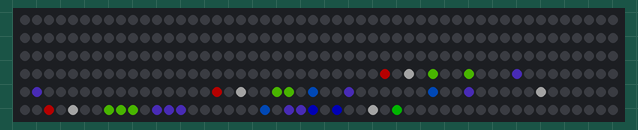
Bench run of a program on a simulated ATmega328P, built with avr-gcc and emulated at 8 MHz. On the bench: 300 RGB LEDs in strip order, left to right, continuing on the next row. Wiring (inferred from the names in the program): WS2812 LEDs: data PB1. Dim RGB values are drawn brighter than linear.

Above: at 0.1 s.
At 7.2 s:
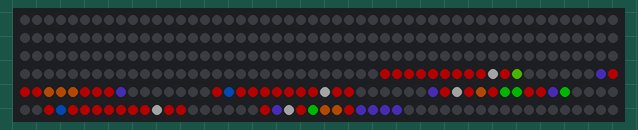
At 11.2 s:
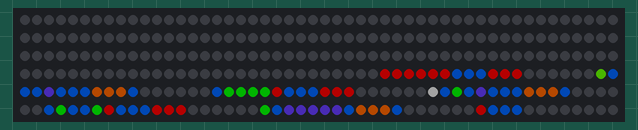
At 15.3 s:
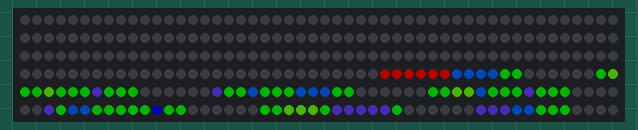
At 26.4 s:
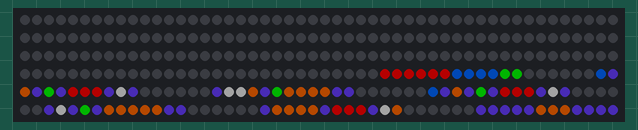
At 38.5 s:
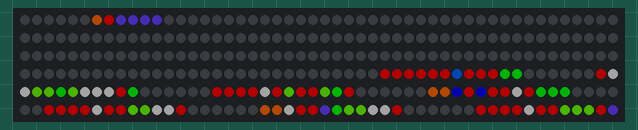

The program:

main.c
```c
/*
 *
 * This example is configured for a Atmega32 at 16MHz
 */

#include <avr/io.h>
#include <avr/interrupt.h>
#include "light_ws2812.h"
#include <util/delay.h>
#include "tetris.h"

// TEST GIT

#define MAXPIX 300
#define COLORLENGTH (MAXPIX/2)
#define FADE (256/COLORLENGTH)
#define row 18
#define column 12
#define brightness 0

struct cRGB colors[8];
struct cRGB led[MAXPIX];

void init()
{
	DDRB|=_BV(ws2812_pin);  // (1 << ws2812_pin)

	clearTable();
	//menu();
	sliding_menu2();
}

void fall()
{

	colors[5].r=000; colors[5].g=150; colors[5].b=255;//light blue (türkis)
	int k;
	for ( k = 0; k < row; k++)
	{
		int i = 209 - 12 * k; // base *
		led[i] = colors[5];
		ws2812_setleds(led,MAXPIX);
		led[i].r = 0;
		led[i].b = 0;
		led[i].g = 0;
		_delay_ms(1000);
	}
}

int main(void)
{
	init();

	colors[5].r=000; colors[5].g=150; colors[5].b=255;//light blue (türkis)

    //Rainbowcolors
    colors[0].r=100 * brightness; colors[0].g=255 * brightness; colors[0].b=000;//yellow
    colors[1].r=255; colors[1].g=255; colors[1].b=255;//green
	colors[5].r=000 * brightness; colors[5].g=150 * brightness; colors[5].b=255 * brightness;//light blue (türkis)
/*
	led[1].r = 33 * brightness;


	matrix[1][3] = colors[0];
	matrix[1][3 + 1] = colors[0];
	/*
	matrix[1][15] = colors[0];
	matrix[1][3 + column] = colors[0];
	*/

	// ERRO matrix[3][0] = brickLib[1].block;
	/*
	for (int i = 0; i < row; i++)
	{
		for (int j = 0; j < column; j++)
		{
			led[i * row + j] = brickLib->block[j][i]; // matrix(x,y), para ser (y,x) trocar i e j de posição
		}
	}*/

/*
	for (int i = 0; i < row; i++)
	{
		for (int j = 0; j < column; j++)
		{
			matrix[j][i] = brickLib[1].pix[i][j];
		}
	}*/

//	fall();


	byte activeBrickPix = activeBrick.pix;

	ws2812_setleds(led,MAXPIX);
	_delay_ms(100);


	/* TEST!!

	matrix[1][-1] = colors[1];
	convert_matrix();

	Verificar se acende após 13--
	*/


	while(1)
    {


	ws2812_setleds(led,MAXPIX);
	_delay_us(ws2812_resettime);
    }
}
```

light_ws2812.c
```c
// (licence header left out)
#include "light_ws2812.h"
#include <avr/interrupt.h>
#include <avr/io.h>
#include <util/delay.h>

// Setleds for standard RGB
void inline ws2812_setleds(struct cRGB *ledarray, uint16_t leds)
{
   ws2812_setleds_pin(ledarray,leds, _BV(ws2812_pin));
}

void inline ws2812_setleds_pin(struct cRGB *ledarray, uint16_t leds, uint8_t pinmask)
{
  ws2812_sendarray_mask((uint8_t*)ledarray,leds+leds+leds,pinmask);
  _delay_us(ws2812_resettime);
}

// Setleds for SK6812RGBW
void inline ws2812_setleds_rgbw(struct cRGBW *ledarray, uint16_t leds)
{
  ws2812_sendarray_mask((uint8_t*)ledarray,leds<<2,_BV(ws2812_pin));
  _delay_us(ws2812_resettime);
}

void ws2812_sendarray(uint8_t *data,uint16_t datlen)
{
  ws2812_sendarray_mask(data,datlen,_BV(ws2812_pin));
}

/*
  This routine writes an array of bytes with RGB values to the Dataout pin
  using the fast 800kHz clockless WS2811/2812 protocol.
*/

// Timing in ns
#define w_zeropulse   350
#define w_onepulse    900
#define w_totalperiod 1250

// Fixed cycles used by the inner loop
#define w_fixedlow    2
#define w_fixedhigh   4
#define w_fixedtotal  8

// Insert NOPs to match the timing, if possible
#define w_zerocycles    (((F_CPU/1000)*w_zeropulse          )/1000000)
#define w_onecycles     (((F_CPU/1000)*w_onepulse    +500000)/1000000)
#define w_totalcycles   (((F_CPU/1000)*w_totalperiod +500000)/1000000)

// w1 - nops between rising edge and falling edge - low
#define w1 (w_zerocycles-w_fixedlow)
// w2   nops between fe low and fe high
#define w2 (w_onecycles-w_fixedhigh-w1)
// w3   nops to complete loop
#define w3 (w_totalcycles-w_fixedtotal-w1-w2)

#if w1>0
  #define w1_nops w1
#else
  #define w1_nops  0
#endif

// The only critical timing parameter is the minimum pulse length of the "0"
// Warn or throw error if this timing can not be met with current F_CPU settings.
#define w_lowtime ((w1_nops+w_fixedlow)*1000000)/(F_CPU/1000)
#if w_lowtime>550
   #error "Light_ws2812: Sorry, the clock speed is too low. Did you set F_CPU correctly?"
#elif w_lowtime>450
   #warning "Light_ws2812: The timing is critical and may only work on WS2812B, not on WS2812(S)."
   #warning "Please consider a higher clockspeed, if possible"
#endif

#if w2>0
#define w2_nops w2
#else
#define w2_nops  0
#endif

#if w3>0
#define w3_nops w3
#else
#define w3_nops  0
#endif

#define w_nop1  "nop      \n\t"
#define w_nop2  "rjmp .+0 \n\t"
#define w_nop4  w_nop2 w_nop2
#define w_nop8  w_nop4 w_nop4
#define w_nop16 w_nop8 w_nop8

void inline ws2812_sendarray_mask(uint8_t *data,uint16_t datlen,uint8_t maskhi)
{
  uint8_t curbyte,ctr,masklo;
  uint8_t sreg_prev;

  ws2812_DDRREG |= maskhi; // Enable output

  masklo	=~maskhi&ws2812_PORTREG;
  maskhi |=        ws2812_PORTREG;

  sreg_prev=SREG;
  cli();

  while (datlen--) {
    curbyte=*data++;

    asm volatile(
    "       ldi   %0,8  \n\t"
    "loop%=:            \n\t"
    "       out   %2,%3 \n\t"    //  '1' [01] '0' [01] - re
#if (w1_nops&1)
w_nop1
#endif
#if (w1_nops&2)
w_nop2
#endif
#if (w1_nops&4)
w_nop4
#endif
#if (w1_nops&8)
w_nop8
#endif
#if (w1_nops&16)
w_nop16
#endif
    "       sbrs  %1,7  \n\t"    //  '1' [03] '0' [02]
    "       out   %2,%4 \n\t"    //  '1' [--] '0' [03] - fe-low
    "       lsl   %1    \n\t"    //  '1' [04] '0' [04]
#if (w2_nops&1)
  w_nop1
#endif
#if (w2_nops&2)
  w_nop2
#endif
#if (w2_nops&4)
  w_nop4
#endif
#if (w2_nops&8)
  w_nop8
#endif
#if (w2_nops&16)
  w_nop16
#endif
    "       out   %2,%4 \n\t"    //  '1' [+1] '0' [+1] - fe-high
#if (w3_nops&1)
w_nop1
#endif
#if (w3_nops&2)
w_nop2
#endif
#if (w3_nops&4)
w_nop4
#endif
#if (w3_nops&8)
w_nop8
#endif
#if (w3_nops&16)
w_nop16
#endif

    "       dec   %0    \n\t"    //  '1' [+2] '0' [+2]
    "       brne  loop%=\n\t"    //  '1' [+3] '0' [+4]
    :	"=&d" (ctr)
    :	"r" (curbyte), "I" (_SFR_IO_ADDR(ws2812_PORTREG)), "r" (maskhi), "r" (masklo)
    );
  }

  SREG=sreg_prev;
}
```

light_ws2812.h
```c
// (licence header left out)
#define F_CPU 8000000
#ifndef LIGHT_WS2812_H_
#define LIGHT_WS2812_H_

#include <avr/io.h>
#include <avr/interrupt.h>
#include "ws2812_config.h"

///////////////////////////////////////////////////////////////////////
// Define Reset time in µs.
//
// This is the time the library spends waiting after writing the data.
//
// WS2813 needs 300 µs reset time
// WS2812 and clones only need 50 µs
//
///////////////////////////////////////////////////////////////////////
#if !defined(ws2812_resettime)
#define ws2812_resettime    300
#endif

///////////////////////////////////////////////////////////////////////
// Define I/O pin
///////////////////////////////////////////////////////////////////////
#if !defined(ws2812_port)
#define ws2812_port B   // Data port
#endif

#if !defined(ws2812_pin)
#define ws2812_pin  2   // Data out pin
#endif

/*
 *  Structure of the LED array
 *
 * cRGB:     RGB  for WS2812S/B/C/D, SK6812, SK6812Mini, SK6812WWA, APA104, APA106
 * cRGBW:    RGBW for SK6812RGBW
 */

typedef struct cRGB  { uint8_t g; uint8_t r; uint8_t b; } cRGB;
struct cRGBW { uint8_t g; uint8_t r; uint8_t b; uint8_t w;};


/* User Interface
 *
 * Input:
 *         ledarray:           An array of GRB data describing the LED colors
 *         number_of_leds:     The number of LEDs to write
 *         pinmask (optional): Bitmask describing the output bin. e.g. _BV(PB0)
 *
 * The functions will perform the following actions:
 *         - Set the data-out pin as output
 *         - Send out the LED data
 *         - Wait 50µs to reset the LEDs
 */

void ws2812_setleds     (struct cRGB  *ledarray, uint16_t number_of_leds);
void ws2812_setleds_pin (struct cRGB  *ledarray, uint16_t number_of_leds,uint8_t pinmask);
void ws2812_setleds_rgbw(struct cRGBW *ledarray, uint16_t number_of_leds);

/*
 * Old interface / Internal functions
 *
 * The functions take a byte-array and send to the data output as WS2812 bitstream.
 * The length is the number of bytes to send - three per LED.
 */

void ws2812_sendarray     (uint8_t *array,uint16_t length);
void ws2812_sendarray_mask(uint8_t *array,uint16_t length, uint8_t pinmask);


/*
 * Internal defines
 */
#if !defined(CONCAT)
#define CONCAT(a, b)            a ## b
#endif

#if !defined(CONCAT_EXP)
#define CONCAT_EXP(a, b)   CONCAT(a, b)
#endif

#define ws2812_PORTREG  CONCAT_EXP(PORT,ws2812_port)
#define ws2812_DDRREG   CONCAT_EXP(DDR,ws2812_port)

#endif /* LIGHT_WS2812_H_ */
```

ws2812_config.h
```c
/*
 * light_ws2812_config.h
 *
 * v2.4 - Nov 27, 2016
 *
 * User Configuration file for the light_ws2812_lib
 *
 */


#ifndef WS2812_CONFIG_H_
#define WS2812_CONFIG_H_

///////////////////////////////////////////////////////////////////////
// Define Reset time in µs.
//
// This is the time the library spends waiting after writing the data.
//
// WS2813 needs 300 µs reset time
// WS2812 and clones only need 50 µs
//
///////////////////////////////////////////////////////////////////////

#define ws2812_resettime  50

///////////////////////////////////////////////////////////////////////
// Define I/O pin
///////////////////////////////////////////////////////////////////////


#define ws2812_port B     // Data port
#define ws2812_pin  1     // Data out pin

#endif /* WS2812_CONFIG_H_ */
```

Source omitted: tetris.h (13671 bytes)
